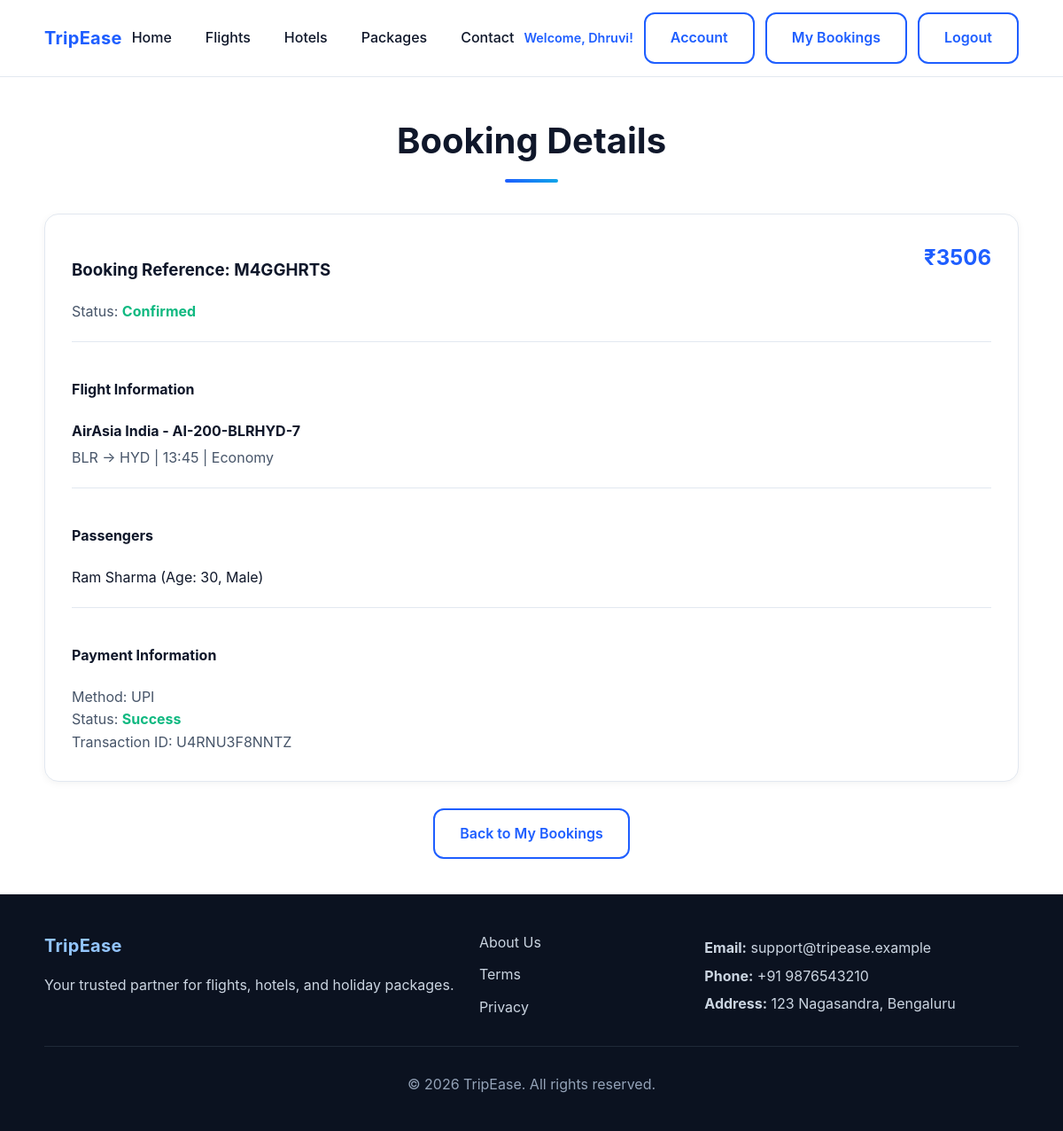
/bookings/1/ (signed in), run on the app's committed database.
### accounts/models.py (models this page shows, shortened)
class User(AbstractUser):
    email = models.EmailField(unique=True, verbose_name='email address')
    phone = models.CharField(max_length=15, blank=True)
    profile_photo = models.ImageField(upload_to='profile_photos/', blank=True, null=True)
    id_document = models.FileField(upload_to='id_documents/', blank=True, null=True)
    user_id = models.UUIDField(null=True, blank=True, unique=True, editable=False, help_text='Supabase Auth user ID (UUID)')
    created_at = models.DateTimeField(auto_now_add=True)
    updated_at = models.DateTimeField(auto_now=True)
    USERNAME_FIELD = 'email'
    REQUIRED_FIELDS = ['username', 'first_name', 'last_name']
    class Meta:
        verbose_name = 'User'
        verbose_name_plural = 'Users'

### bookings/models.py (models this page shows, shortened)
class Booking(models.Model):
    STATUS_CHOICES = [
        ('pending', 'Pending'),
        ('confirmed', 'Confirmed'),
        ('cancelled', 'Cancelled'),
        ('completed', 'Completed'),
    ]
    user = models.ForeignKey(
        User,
        on_delete=models.CASCADE,
        related_name='bookings'
    )
    flight = models.ForeignKey(
        Flight,
        on_delete=models.CASCADE,
        related_name='bookings'
    )
    cabin_class = models.CharField(max_length=20)
    number_of_passengers = models.IntegerField()
    total_price = models.DecimalField(
        max_digits=10,
        decimal_places=2
    )
    travel_date = models.DateField(
        null=True,
        blank=True
    )
    booking_status = models.CharField(
        max_length=20,
        choices=STATUS_CHOICES,
        default='pending'
    )
    booking_reference = models.CharField(
        max_length=20,
        unique=True
    )
    created_at = models.DateTimeField(auto_now_add=True)
    updated_at = models.DateTimeField(auto_now=True)
    class Meta:
        ordering = ['-created_at']

class Passenger(models.Model):
    GENDER_CHOICES = [
        ('M', 'Male'),
        ('F', 'Female'),
        ('O', 'Other'),
    ]
    booking = models.ForeignKey('Booking', on_delete=models.CASCADE, related_name='passengers')
    first_name = models.CharField(max_length=100)
    last_name = models.CharField(max_length=100)
    age = models.IntegerField()
    gender = models.CharField(max_length=1, choices=GENDER_CHOICES)
    seat_number = models.CharField(max_length=10, blank=True, null=True)
    class Meta:
        ordering = ['id']

### flights/models.py (models this page shows, shortened)
class Flight(models.Model):
    CABIN_CLASS_CHOICES = [
        ('economy', 'Economy'),
        ('business', 'Business'),
        ('first', 'First Class'),
    ]
    flight_number = models.CharField(max_length=20, unique=True)
    airline = models.CharField(max_length=100)
    source = models.ForeignKey(Airport, on_delete=models.CASCADE, related_name='departures')
    destination = models.ForeignKey(Airport, on_delete=models.CASCADE, related_name='arrivals')
    departure_time = models.DateTimeField()
    arrival_time = models.DateTimeField()
    duration_minutes = models.IntegerField(help_text="Flight duration in minutes")
    economy_price = models.DecimalField(
        max_digits=10,
        decimal_places=2,
        validators=[MinValueValidator(Decimal('0.01'))]
    )
    business_price = models.DecimalField(
        max_digits=10,
        decimal_places=2,
        validators=[MinValueValidator(Decimal('0.01'))]
    )
    first_class_price = models.DecimalField(
        max_digits=10,
        decimal_places=2,
        validators=[MinValueValidator(Decimal('0.01'))]
    )
    total_seats = models.IntegerField(default=180, validators=[MinValueValidator(1)])
    available_seats = models.IntegerField(default=180, validators=[MinValueValidator(0)])
    is_non_stop = models.BooleanField(default=True, help_text="Non-stop flight")
    created_at = models.DateTimeField(auto_now_add=True)
    updated_at = models.DateTimeField(auto_now=True)
    class Meta:
        ordering = ['departure_time']

class Airport(models.Model):
    code = models.CharField(max_length=3, unique=True, help_text="IATA code (e.g., BLR, DEL)")
    name = models.CharField(max_length=200)
    city = models.CharField(max_length=100)
    country = models.CharField(max_length=100, default='India')
    created_at = models.DateTimeField(auto_now_add=True)
    class Meta:
        ordering = ['city', 'name']

### payments/models.py (models this page shows, shortened)
class Payment(models.Model):
    PAYMENT_METHOD_CHOICES = [
        ('upi', 'UPI'),
        ('card', 'Credit/Debit Card'),
        ('netbanking', 'Net Banking'),
    ]
    STATUS_CHOICES = [
        ('pending', 'Pending'),
        ('success', 'Success'),
        ('failed', 'Failed'),
        ('refunded', 'Refunded'),
    ]
    booking = models.OneToOneField(Booking, on_delete=models.CASCADE, related_name='payment')
    amount = models.DecimalField(max_digits=10, decimal_places=2)
    payment_method = models.CharField(max_length=20, choices=PAYMENT_METHOD_CHOICES)
    payment_status = models.CharField(max_length=20, choices=STATUS_CHOICES, default='pending')
    transaction_id = models.CharField(max_length=100, blank=True, null=True)
    payment_date = models.DateTimeField(auto_now_add=True)
    updated_at = models.DateTimeField(auto_now=True)
    class Meta:
        ordering = ['-payment_date']

### bookings/views.py (the view)
# urls.py: path('<int:booking_id>/', views.booking_detail, name='detail'),
@login_required
def booking_detail(request, booking_id):
    booking = get_object_or_404(
        Booking,
        id=booking_id,
        user=request.user
    )
    context = {
        'booking': booking,
    }
    return render(
        request,
        'bookings/detail.html',
        context
    )

### templates/bookings/detail.html (shortened to what this page needs)
{% extends 'base.html' %}
{% load static %}
{% block content %}
<div class="container" style="padding: 40px 0;">
    <h2 class="section-title">Booking Details</h2>
    <div class="card" style="padding: 30px; margin-bottom: 30px;">
        <div style="display: flex; justify-content: space-between; align-items: start; margin-bottom: 20px;">
            <div>
                <h3>
                    Booking Reference: {{ booking.booking_reference }}
                </h3>
                <div style="color: #475569;">
                    Status:
                    <strong style="color:
                    {% if booking.booking_status == 'confirmed' %}
                        #10b981
                    {% elif booking.booking_status == 'pending' %}
                        #f59e0b
                    {% else %}
                        #ef4444
                    {% endif %}
                    ;">
                        {{ booking.get_booking_status_display }}
                    </strong>
                </div>
            </div>
            <div style="text-align: right;">
                <div style="font-size: 1.5rem; font-weight: 700; color: #1e5eff;">
                    ₹{{ booking.total_price|floatformat:0 }}
                </div>
            </div>
        </div>
        <div style="border-top: 1px solid #e2e8f0; padding-top: 20px; margin-top: 20px;">
            <h4>Flight Information</h4>
            <div style="margin: 15px 0;">
                <strong>
                    {{ booking.flight.airline }} -
                    {{ booking.flight.flight_number }}
                </strong>
                <div style="color: #475569; margin-top: 5px;">
                    {{ booking.flight.source.code }}
                    →
                    {{ booking.flight.destination.code }}
                    |
                    {{ booking.flight.departure_time|date:"H:i" }}
                    |
                    {{ booking.cabin_class|title }}
                </div>
            </div>
        </div>
        <div style="border-top: 1px solid #e2e8f0; padding-top: 20px; margin-top: 20px;">
            <h4>Passengers</h4>
            {% for passenger in booking.passengers.all %}
                <div style="margin: 10px 0;">
                    {{ passenger.first_name }}
                    {{ passenger.last_name }}
                    (Age:
                    {{ passenger.age }},
                    {{ passenger.get_gender_display }})
                </div>
            {% endfor %}
        </div>
        {% if booking.payment %}
            <div style="border-top: 1px solid #e2e8f0; padding-top: 20px; margin-top: 20px;">
                <h4>Payment Information</h4>
                <div style="color: #475569;">
                    Method:
                    {{ booking.payment.get_payment_method_display }}
                    <br>
                    Status:
                    <strong style="color:
                    {% if booking.payment.payment_status == 'success' %}
                        #10b981
                    {% else %}
                        #ef4444
                    {% endif %}
                    ;">
                        {{ booking.payment.get_payment_status_display }}
                    </strong>
                    <br>
                    {% if booking.payment.transaction_id %}
                        Transaction ID:
                        {{ booking.payment.transaction_id }}
                    {% endif %}
                </div>
            </div>
        {% endif %}
    </div>
    <div style="text-align: center;">
        <a href="{% url 'bookings:list' %}"
           class="btn btn-outline">
            Back to My Bookings
        </a>
    </div>
</div>
{% endblock %}

### templates/base.html (shortened to what this page needs)
{% load static %}
<!DOCTYPE html>
<html lang="en">
<head>
    <link rel="stylesheet" href="{% static 'css/styles.css' %}" />
</head>
<body>
    <header class="site-header">
        <div class="container nav">
            <div class="logo"><a href="{% url 'core:home' %}" style="text-decoration: none; color: inherit;">TripEase</a></div>
            <nav class="nav-links" aria-label="Primary">
                <a href="{% url 'core:home' %}" class="nav-link">Home</a>
                <a href="{% url 'flights:search' %}" class="nav-link">Flights</a>
                <a href="{% url 'core:hotels_search' %}" class="nav-link">Hotels</a>
                <a href="{% url 'core:packages' %}" class="nav-link">Packages</a>
                <a href="{% url 'contact:contact' %}" class="nav-link">Contact</a>
            </nav>
            <div class="auth-buttons">
                {% if user.is_authenticated %}
                    <span class="user-menu">Welcome, {{ user.first_name|default:user.username }}!</span>
                    <a href="{% url 'accounts:profile' %}" class="btn btn-outline">Account</a>
                    <a href="{% url 'bookings:list' %}" class="btn btn-outline">My Bookings</a>
                    <a href="{% url 'accounts:logout' %}" class="btn btn-outline">Logout</a>
                {% else %}
                    <a href="{% url 'accounts:login' %}" class="btn btn-outline">Sign In</a>
                    <a href="{% url 'accounts:signup' %}" class="btn btn-primary">Sign Up</a>
                {% endif %}
            </div>
        </div>
    </header>
    {% block content %}{% endblock %}
    <footer id="contact" class="site-footer">
        <div class="container footer-grid">
            <div class="footer-brand">
                <div class="logo">TripEase</div>
                <p>Your trusted partner for flights, hotels, and holiday packages.</p>
            </div>
            <nav class="footer-links" aria-label="Footer">
                <a href="#about">About Us</a>
                <a href="#terms">Terms</a>
                <a href="#privacy">Privacy</a>
            </nav>
            <div class="footer-contact">
                <p><strong>Email:</strong> support@tripease.example</p>
                <p><strong>Phone:</strong> +91 9876543210</p>
                <p><strong>Address:</strong> 123 Nagasandra, Bengaluru</p>
            </div>
        </div>
        <div class="container footer-bottom">
            <p>© <span id="year">2025</span> TripEase. All rights reserved.</p>
        </div>
    </footer>
</body>
</html>

### static/css/styles.css (style rules this page uses)
* { box-sizing: border-box; }
html, body { margin: 0; padding: 0; }
body { font-family: "Inter", system-ui, -apple-system, Segoe UI, Roboto, Helvetica, Arial, "Apple Color Emoji", "Segoe UI Emoji"; color: #0f172a; background: #ffffff; line-height: 1.6; }
.container { width: min(1100px, 92%); margin: 0 auto; }
.site-header { position: sticky; top: 0; z-index: 10; background: rgba(255, 255, 255, 0.9); backdrop-filter: saturate(150%) blur(8px); border-bottom: 1px solid #e2e8f0; }
.nav { display: flex; align-items: center; justify-content: space-between; padding: 14px 0; }
.logo { font-weight: 700; font-size: 1.25rem; color: #1e5eff; letter-spacing: 0.3px; }
.nav-links { display: flex; gap: 18px; }
.nav-link { color: #0f172a; text-decoration: none; font-weight: 500; padding: 8px 10px; border-radius: 10px; transition: background 0.2s ease, color 0.2s ease, transform 0.1s ease; }
.btn { padding: 12px 20px; border: none; border-radius: 10px; font-weight: 600; cursor: pointer; transition: transform 0.08s ease, box-shadow 0.2s ease, background 0.2s ease; }
.section-title { text-align: center; margin: 0 0 28px 0; font-size: clamp(1.5rem, 2.6vw, 2rem); }
.card { border: 1px solid #e2e8f0; border-radius: 14px; overflow: hidden; background: #ffffff; transition: transform 0.15s ease, box-shadow 0.2s ease; }
.site-footer { background: #0b1220; color: #cbd5e1; padding-top: 42px; }
.footer-grid { display: grid; grid-template-columns: 2fr 1fr 1.5fr; gap: 18px; }
.footer-brand .logo { color: #93c5fd; }
.footer-links { display: grid; gap: 8px; }
.footer-links a { color: #cbd5e1; text-decoration: none; transition: color 0.2s ease; }
.footer-contact p { margin: 6px 0; }
.footer-bottom { border-top: 1px solid #1f2937; margin-top: 28px; padding: 14px 0 24px 0; text-align: center; color: #94a3b8; }
.auth-buttons { display: flex; align-items: center; gap: 12px; }
.btn-outline { background: transparent; color: #1e5eff; border: 2px solid #1e5eff; box-shadow: none; }
.user-menu { color: #1e5eff; font-weight: 600; font-size: 0.9rem; }
.card { border: 1px solid #e2e8f0; border-radius: 16px; overflow: hidden; background: #ffffff; transition: all 0.3s ease; box-shadow: 0 2px 8px rgba(0, 0, 0, 0.05); }
.btn { padding: 14px 28px; border: none; border-radius: 12px; font-weight: 600; font-size: 1rem; cursor: pointer; transition: all 0.2s ease; display: inline-flex; align-items: center; justify-content: center; text-decoration: none; }
.section-title { font-size: 2.5rem; font-weight: 700; color: #0f172a; margin-bottom: 50px; text-align: center; position: relative; }
.section-title::after { content: ''; position: absolute; bottom: -15px; left: 50%; transform: translateX(-50%); width: 60px; height: 4px; background: linear-gradient(90deg, #1e5eff, #0ea5e9); border-radius: 2px; }

### data on the page
User: first_name "Dhruvi"
Booking: booking_reference "M4GGHRTS", booking_status "Confirmed", total_price "3506", flight.airline "AirAsia India", flight.flight_number "AI-200-BLRHYD-7", flight.source.code "BLR", flight.destination.code "HYD", flight.departure_time "13:45", cabin_class "Economy", payment.payment_method "UPI", payment.payment_status "Success", payment.transaction_id "U4RNU3F8NNTZ"
Passenger: first_name "Ram", last_name "Sharma", age "30", gender "Male"
